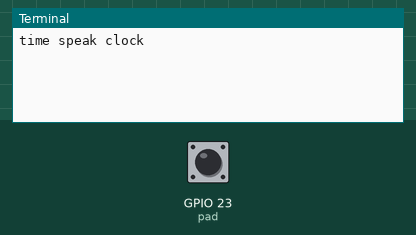
This program was run on a simulated Raspberry Pi (BCM pin numbers). On the bench: the last lines printed to the terminal. The test bench sets the inputs (shaded band); at power-on: GPIO 23 (pad) LOW. The clock reads 2024-03-15 10:24:30 at power-on unless the program sets it; files the program writes start out absent; sound played through the audio output is not drawn and takes no time; web requests get an empty 200 reply after 0.4 s.

Above: at 1.2 s.
1.3 s: GPIO 23 (pad) driven HIGH
At 2.1 s:
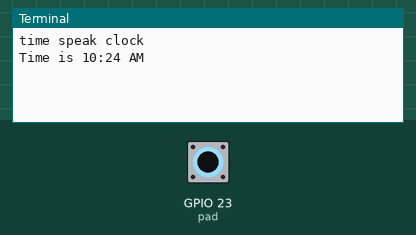
5.8 s: GPIO 23 (pad) pulsed LOW 2 times (0.12 s each, 0.3 s apart)
At 11.0 s:
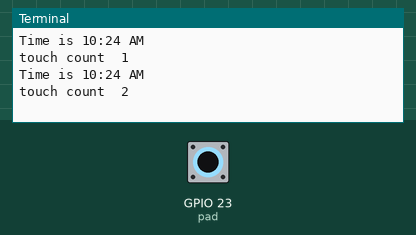

The program:

speakingClock.py
```python
from gpiozero import Button
import time
import datetime
import requests
import urllib.request
import json
import os
import subprocess
import os.path
import board
from digitalio import DigitalInOut, Direction

pad_pin = board.D23

pad = DigitalInOut(pad_pin)
pad.direction = Direction.INPUT

already_pressed = False
print("time speak clock")
touchCount = 0;
firstTouchTime = 0;
#subprocess.run(["espeak" , "clock"])
def downLoadWavFile(filePath):
    #smartLantern = requests.get("http://192.168.0.199/toggle", allow_redirects=True)
    r = requests.get(filePath, allow_redirects=True)
    open('/home/pi/pythonwork/speakingClock/time.mp3', 'wb').write(r.content)
    subprocess.run(["omxplayer", "/home/pi/pythonwork/speakingClock/time.mp3"])
    time.sleep(3)
def speakTime():
    if os.path.exists('/home/pi/pythonwork/speakingClock/time.mp3'): # clear any old file
       os.remove("/home/pi/pythonwork/speakingClock/time.mp3")
    localtime = time.localtime()
    localtime ="Time is "+ time.strftime("%I:%M %p", localtime)
    print(localtime)
    #subprocess.run(["espeak" , localtime])
    try:
       downLoadWavFile("http://translate.google.com/translate_tts?ie=UTF-8&client=tw-ob&q="+localtime+"&tl=en")
    except (requests.ConnectionError, requests.Timeout) as exception:
       subprocess.run(["espeak" , localtime])

def speakBillOutStanding():
   if os.path.exists('/home/pi/pythonwork/speakingClock/outstanding.mp3'):
       os.remove('/home/pi/pythonwork/speakingClock/outstanding.mp3')
   r = requests.get("https://utility-bills.herokuapp.com/CheckUtilityBills_Pi", allow_redirects=True)
   outstandingAmt = r.content.decode("utf-8")
   print(outstandingAmt)
   try:
       downLoadWavFile("http://translate.google.com/translate_tts?ie=UTF-8&client=tw-ob&q="+outstandingAmt+"&tl=en")
   except (requests.ConnectionError, requests.Timeout) as exception:
       subprocess.run(["espeak" , outstandingAmt])

while True:

    if pad.value and not already_pressed:
        speakTime();
        touchCount += 1;
        print ("touch count ", touchCount)
        if ( time.time() - firstTouchTime ) > 30 : # time out so reset the first touch time to now
           touchCount = 1;
           firstTouchTime = time.time()

        if touchCount >= 2 : #touched three times in 15 seconds. This is command for shutdown
            #downLoadWavFile("http://translate.google.com/translate_tts?ie=UTF-8&client=tw-ob&q=uhhh, You touched me five  times in 30 seconds. It is annoying. I am going away. You better behave.&tl=en");
            #time.sleep(2)
            #os.system("sudo shutdown -h now")
            hour = datetime.datetime.now().hour
            if hour > 5 and hour < 21:
                speakBillOutStanding()


    already_pressed = pad.value
    time.sleep(0.1)
```

Measured:
- after the input at 1.3 s, the terminal: prints a new line at once (image 1)
- after the input at 5.8 s, the terminal: prints a new line after 0.22 s (image 2)
